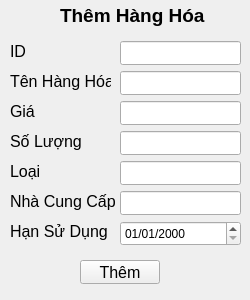
<?xml version="1.0" encoding="UTF-8"?>
<ui version="4.0">
 <class>AddProduct</class>
 <widget class="QWidget" name="AddProduct">
  <property name="geometry">
   <rect>
    <x>0</x>
    <y>0</y>
    <width>250</width>
    <height>300</height>
   </rect>
  </property>
  <property name="sizePolicy">
   <sizepolicy hsizetype="Fixed" vsizetype="Fixed">
    <horstretch>0</horstretch>
    <verstretch>0</verstretch>
   </sizepolicy>
  </property>
  <property name="minimumSize">
   <size>
    <width>250</width>
    <height>300</height>
   </size>
  </property>
  <property name="maximumSize">
   <size>
    <width>250</width>
    <height>300</height>
   </size>
  </property>
  <property name="windowTitle">
   <string>Thêm Hàng Hóa</string>
  </property>
  <widget class="QLineEdit" name="quantity">
   <property name="geometry">
    <rect>
     <x>120</x>
     <y>131</y>
     <width>121</width>
     <height>24</height>
    </rect>
   </property>
   <property name="text">
    <string/>
   </property>
  </widget>
  <widget class="QLabel" name="name_lb">
   <property name="geometry">
    <rect>
     <x>10</x>
     <y>61</y>
     <width>101</width>
     <height>41</height>
    </rect>
   </property>
   <property name="font">
    <font>
     <pointsize>12</pointsize>
    </font>
   </property>
   <property name="text">
    <string>Tên Hàng Hóa</string>
   </property>
  </widget>
  <widget class="QLineEdit" name="manufacturer">
   <property name="geometry">
    <rect>
     <x>120</x>
     <y>191</y>
     <width>121</width>
     <height>24</height>
    </rect>
   </property>
  </widget>
  <widget class="QDateEdit" name="expDate">
   <property name="geometry">
    <rect>
     <x>120</x>
     <y>221</y>
     <width>121</width>
     <height>25</height>
    </rect>
   </property>
   <property name="displayFormat">
    <string>dd/MM/yyyy</string>
   </property>
   <property name="calendarPopup">
    <bool>false</bool>
   </property>
  </widget>
  <widget class="QLabel" name="lbl_price">
   <property name="geometry">
    <rect>
     <x>10</x>
     <y>91</y>
     <width>61</width>
     <height>41</height>
    </rect>
   </property>
   <property name="font">
    <font>
     <pointsize>12</pointsize>
    </font>
   </property>
   <property name="text">
    <string>Giá</string>
   </property>
  </widget>
  <widget class="QLineEdit" name="category">
   <property name="geometry">
    <rect>
     <x>120</x>
     <y>161</y>
     <width>121</width>
     <height>24</height>
    </rect>
   </property>
  </widget>
  <widget class="QLabel" name="lbl_quantity">
   <property name="geometry">
    <rect>
     <x>10</x>
     <y>121</y>
     <width>81</width>
     <height>41</height>
    </rect>
   </property>
   <property name="font">
    <font>
     <pointsize>12</pointsize>
    </font>
   </property>
   <property name="text">
    <string>Số Lượng</string>
   </property>
  </widget>
  <widget class="QLineEdit" name="price">
   <property name="geometry">
    <rect>
     <x>120</x>
     <y>101</y>
     <width>121</width>
     <height>24</height>
    </rect>
   </property>
   <property name="text">
    <string/>
   </property>
  </widget>
  <widget class="QLabel" name="lbl_category">
   <property name="geometry">
    <rect>
     <x>10</x>
     <y>151</y>
     <width>111</width>
     <height>41</height>
    </rect>
   </property>
   <property name="font">
    <font>
     <pointsize>12</pointsize>
    </font>
   </property>
   <property name="text">
    <string>Loại</string>
   </property>
  </widget>
  <widget class="QLineEdit" name="name">
   <property name="geometry">
    <rect>
     <x>120</x>
     <y>71</y>
     <width>121</width>
     <height>24</height>
    </rect>
   </property>
   <property name="text">
    <string/>
   </property>
  </widget>
  <widget class="QLineEdit" name="id">
   <property name="geometry">
    <rect>
     <x>120</x>
     <y>41</y>
     <width>121</width>
     <height>24</height>
    </rect>
   </property>
   <property name="text">
    <string/>
   </property>
  </widget>
  <widget class="QLabel" name="lb_expDate">
   <property name="geometry">
    <rect>
     <x>10</x>
     <y>201</y>
     <width>101</width>
     <height>61</height>
    </rect>
   </property>
   <property name="font">
    <font>
     <pointsize>12</pointsize>
    </font>
   </property>
   <property name="text">
    <string>Hạn Sử Dụng</string>
   </property>
  </widget>
  <widget class="QLabel" name="lbl_manufacturer">
   <property name="geometry">
    <rect>
     <x>10</x>
     <y>181</y>
     <width>111</width>
     <height>41</height>
    </rect>
   </property>
   <property name="font">
    <font>
     <pointsize>12</pointsize>
    </font>
   </property>
   <property name="text">
    <string>Nhà Cung Cấp</string>
   </property>
  </widget>
  <widget class="QLabel" name="lbl_id">
   <property name="geometry">
    <rect>
     <x>10</x>
     <y>31</y>
     <width>61</width>
     <height>41</height>
    </rect>
   </property>
   <property name="font">
    <font>
     <pointsize>12</pointsize>
    </font>
   </property>
   <property name="text">
    <string>ID</string>
   </property>
  </widget>
  <widget class="QLabel" name="header">
   <property name="geometry">
    <rect>
     <x>60</x>
     <y>0</y>
     <width>151</width>
     <height>31</height>
    </rect>
   </property>
   <property name="font">
    <font>
     <pointsize>14</pointsize>
     <bold>true</bold>
    </font>
   </property>
   <property name="text">
    <string>Thêm Hàng Hóa</string>
   </property>
   <property name="textFormat">
    <enum>Qt::TextFormat::PlainText</enum>
   </property>
  </widget>
  <widget class="QPushButton" name="addButton">
   <property name="geometry">
    <rect>
     <x>80</x>
     <y>260</y>
     <width>80</width>
     <height>24</height>
    </rect>
   </property>
   <property name="font">
    <font>
     <pointsize>12</pointsize>
    </font>
   </property>
   <property name="text">
    <string>Thêm</string>
   </property>
  </widget>
 </widget>
 <resources/>
 <connections/>
</ui>
